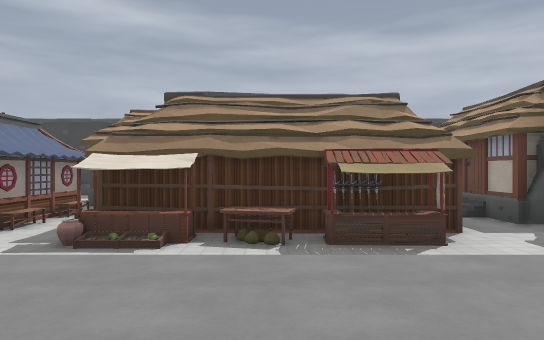
view 1 (above)

24 first-person views from a walk through a 3-D level made in the Godot game engine. The camera is 1.4 m above the floor, looks level and sees 70° across. Doors that lead somewhere are drawn open, without their leaves. The floor is counted in squares, 2 m on a side. Each view is taken from the middle of a square. On the plan, view 1 faces up. The plan holds only what a view shows up to about 11 squares ahead; the rest is blank. The place goes on beyond the plan. Some surface patterns are stand-ins.

view 2
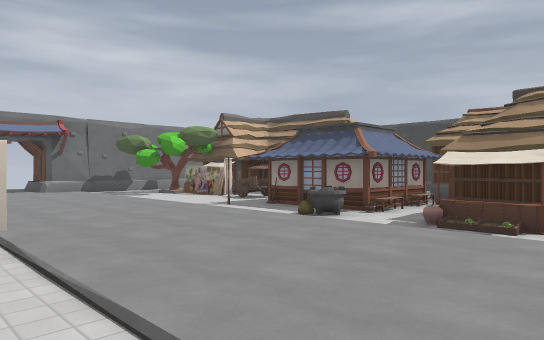

view 3
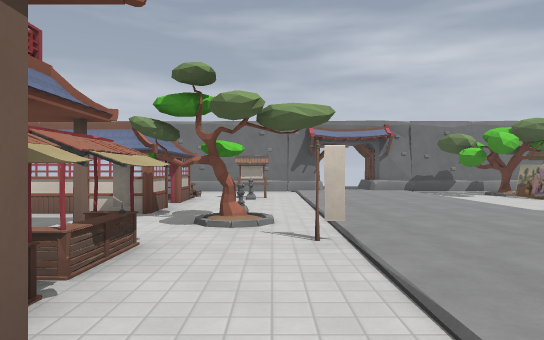

view 4
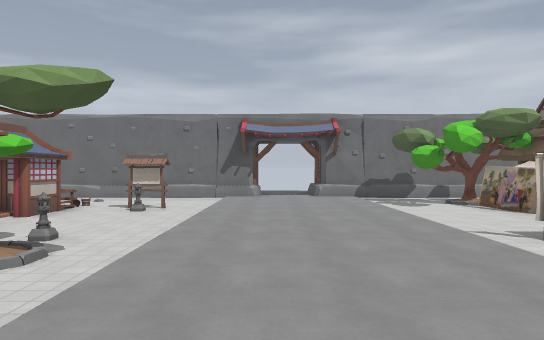

view 5
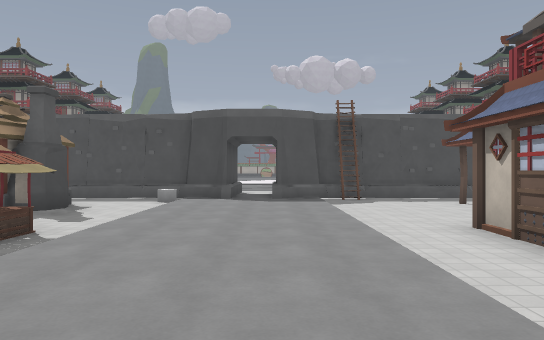

view 6
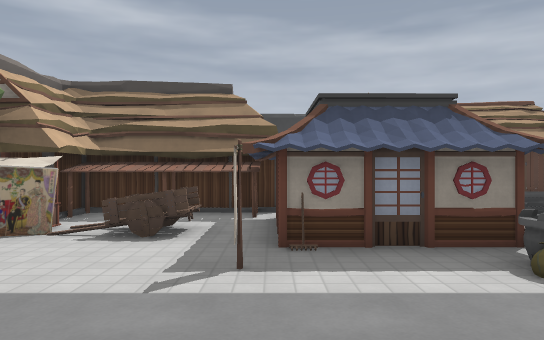

view 7
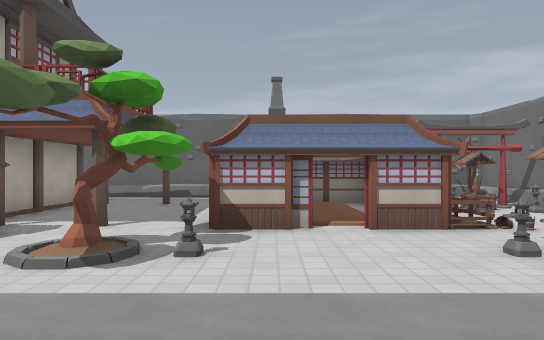

view 8
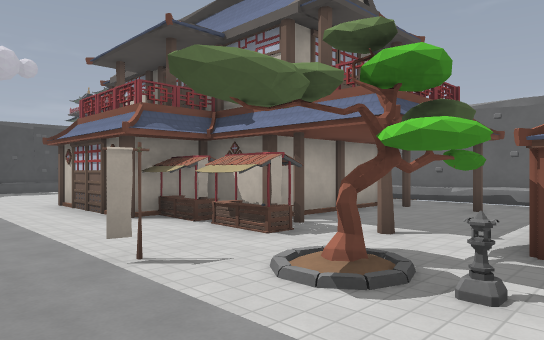

view 9
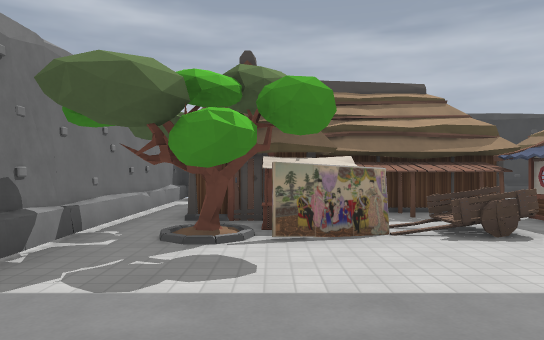

view 10
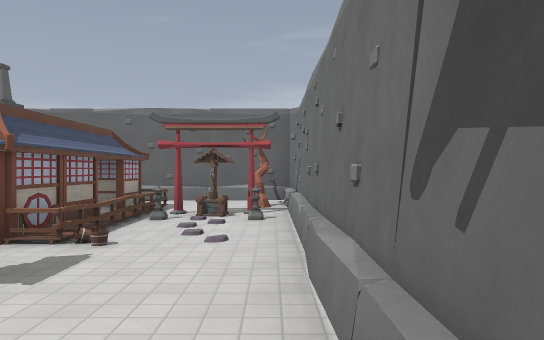

view 11
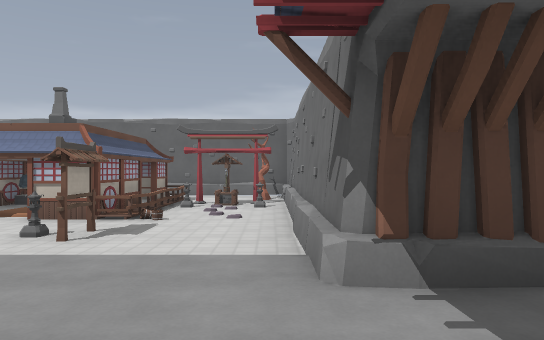

view 12
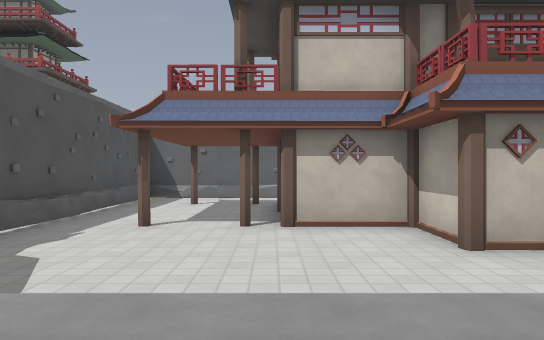

view 13
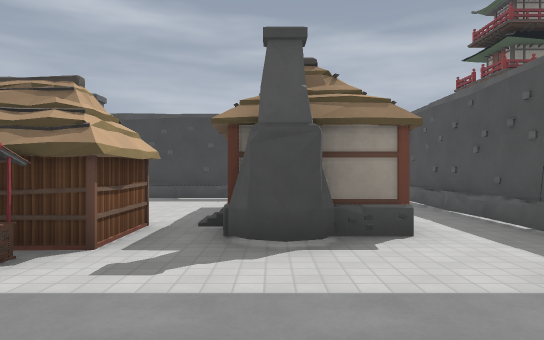

view 14
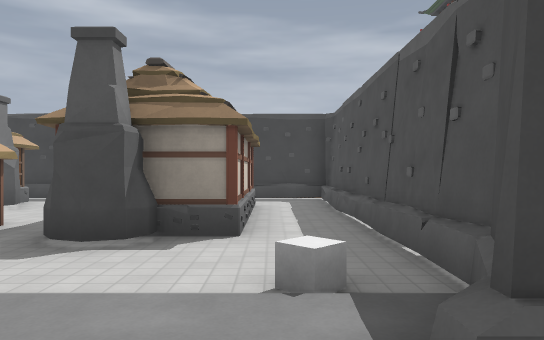

view 15
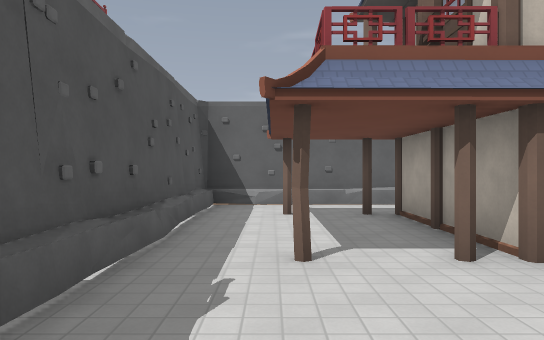

view 16
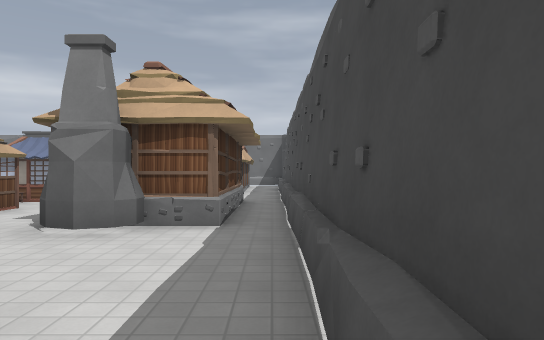

view 17
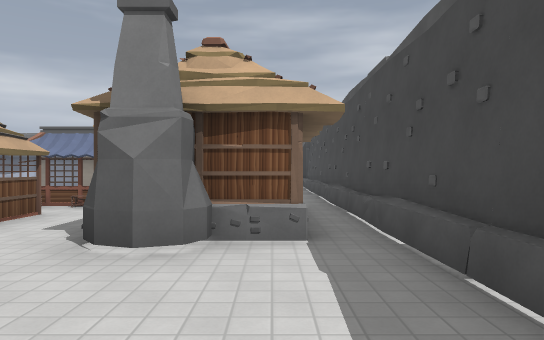

view 18
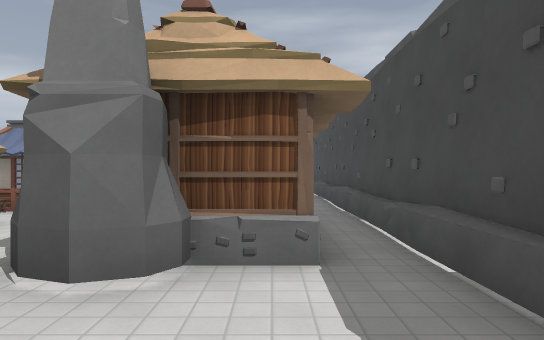

view 19
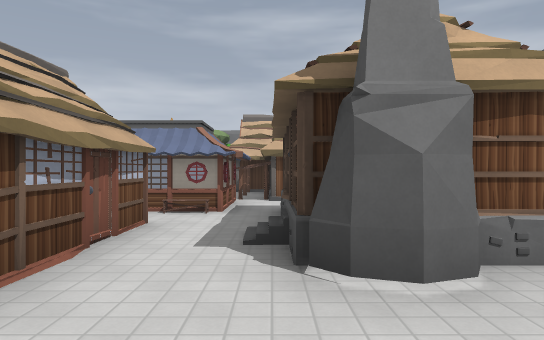

view 20
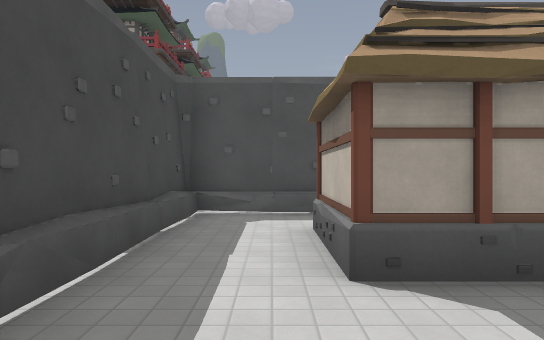

view 21
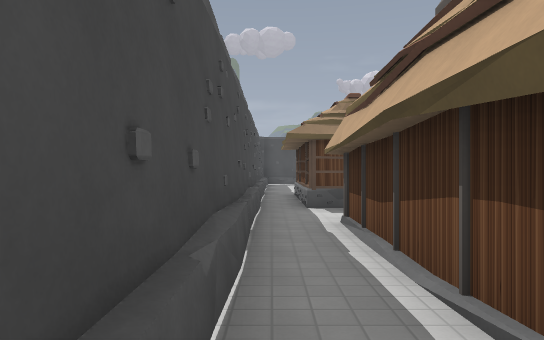

view 22
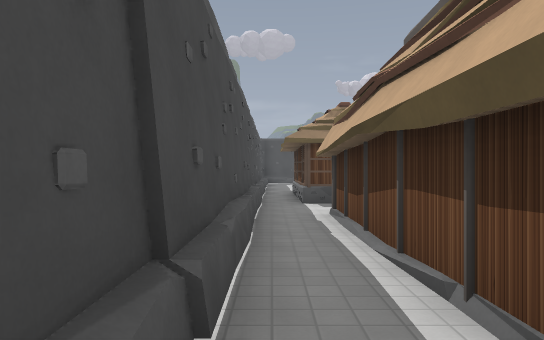

view 23
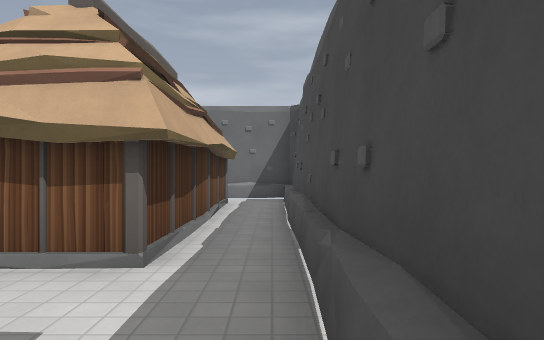

view 24
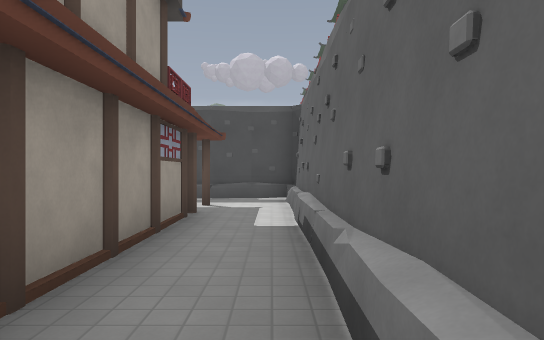

### Floor plan
Key: @ floor where view 1 was taken; # wall or solid block; . main floor; : floor 0.5 m higher than the main floor; / step, stairs or slope; D closed door; B building; S stall; T table; R tree; P painting; C cart; I sign; A pot; W well; O other object.
Columns run from 14 left of view 1 to 8 right of it. Each row starts with its distance up from view 1.
 12  ######################
 11  #....................#
 10  #.BBBBBB.BBBBB.......#
  9  #.B    B.BBBBB...BB..#
  8  #.B ####...B/....BB..#
  7  #.BB###BBB....../BB..#
  6  #.RSPC:B #.BBBBB/BB..#
  5  #.R....BBB.BBBSB.#...#
  4  #......I.A.SSTS....O.#
  3  #...................##
  2  ....................##
  1 .....................#
  0 ##........O...@......##
 -1  #...O..O............##
 -2  #.......R.SSSBBB.....#
 -3  ##..DD #..SSS  B.....#
 -4  ##..#..#...      B...#
 -5  #OWO#..#...      B...#
 -6  ##W##. #...      B...#
 -7  #R..##  ...  ........#
 -8  ##...   .............#
 -9  #####   ##############

Positions as (right, up) in squares from view 1, and headings:
1: (0, 0), facing up
2: (0, -1), facing up-left
3: (0, -1), facing left
4: (-2, 1), facing left
5: (-3, 1), facing right
6: (-6, 1), facing up
7: (-7, 2), facing down
8: (-7, 1), facing down-right
9: (-10, 1), facing up
10: (-12, 1), facing down
11: (-12, 3), facing down
12: (4, 2), facing down
13: (4, 1), facing up
14: (6, 1), facing up
15: (6, 0), facing down
16: (5, 11), facing left
17: (4, 10), facing left
18: (3, 10), facing left
19: (3, 8), facing left
20: (1, 10), facing right
21: (-11, 11), facing right
22: (-12, 11), facing right
23: (-3, 11), facing left
24: (-2, -8), facing right
